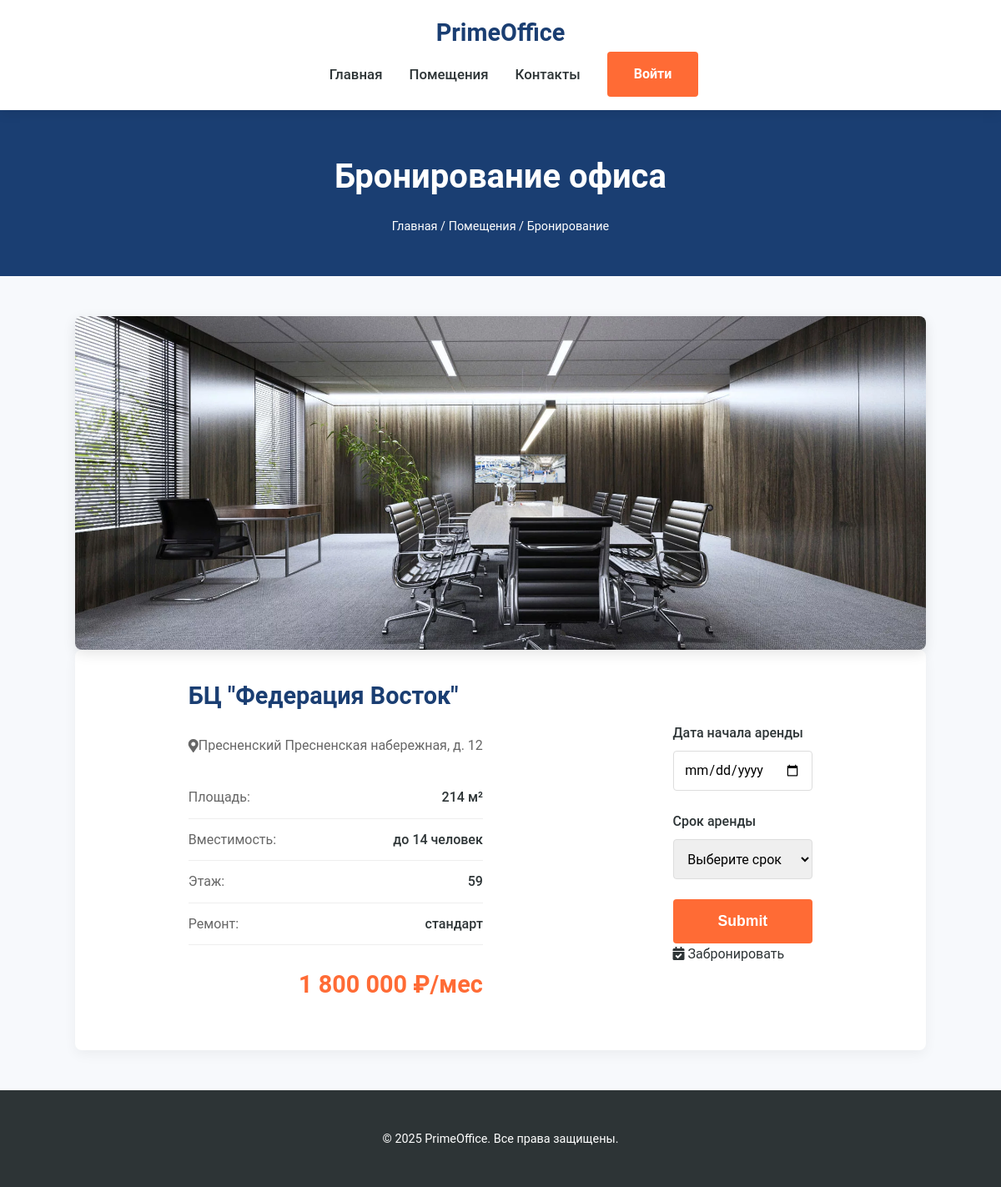
Page /office_book.php?office=6 on the committed database.
### tables this page shows
CREATE TABLE `offices` (
  `id` int NOT NULL,
  `business_center` varchar(32) NOT NULL,
  `office_addres` varchar(96) NOT NULL,
  `office_area` varchar(32) NOT NULL,
  `office_square` varchar(32) NOT NULL,
  `office_repair` varchar(32) NOT NULL,
  `office_floor` int NOT NULL,
  `office_capacity` int NOT NULL,
  `office_rent` varchar(32) NOT NULL,
  `image_path` varchar(32) NOT NULL
);

### public/office_book.php (the view, shortened to what this page needs)
<?php
include "db.php";
include "header.php";
?>
<!DOCTYPE html>
<html lang="ru">
<head>
    <link rel="stylesheet" href="https://cdnjs.cloudflare.com/ajax/libs/font-awesome/5.15.3/css/all.min.css">
</head>
<body>
    <section class="page-header">
        <div class="container">
            <h1>Бронирование офиса</h1>
            <div class="breadcrumbs">
                <a href="index.php">Главная</a> /
                <a href="offices.php">Помещения</a> /
                <span>Бронирование</span>
            </div>
        </div>
    </section>
    <div class="container">
        <?php
            $id = $_GET['office'];
                $stm=$pdo->query("SELECT * FROM `offices` WHERE id='$id'");
                $office=$stm->fetch();?>
        <div class="booking-container">
            <div class="office-gallery">
                <img src=".\images\office\<?=$office['image_path']?>" alt="Офис в <?=$office['business_center']?>"
                     class="main-image">
            </div>
            <div class="office-block">
                <div class="office-details">
                <h2 class="office-title"><?='БЦ "'.$office['business_center'].'"'?></h2>
                <div class="office-location">
                    <i class="fas fa-map-marker-alt"></i><?=$office['office_area'].' '.$office['office_addres']?>
                </div>
                <div class="office-features">
                    <div class="feature-item">
                        <span class="feature-name">Площадь:</span>
                        <span class="feature-value"><?=$office['office_square']?> м²</span>
                    </div>
                    <div class="feature-item">
                        <span class="feature-name">Вместимость:</span>
                        <span class="feature-value">до <?=$office['office_capacity']?> человек</span>
                    </div>
                    <div class="feature-item">
                        <span class="feature-name">Этаж:</span>
                        <span class="feature-value"><?=$office['office_floor']?></span>
                    </div>
                    <div class="feature-item">
                        <span class="feature-name">Ремонт:</span>
                        <span class="feature-value"><?=$office['office_repair']?></span>
                    </div>
                </div>
                <div class="office-price"><?=$office['office_rent']?> ₽/мес</div>
                </div>
                <div class="booking-form">
                    <form method="post" action="book_action.php?office=<?=$id?>">
                        <div class="form-group">
                            <label for="startDate">Дата начала аренды</label>
                            <input type="date" name="start_date" required>
                        </div>
                        <div class="form-group">
                            <label for="period">Срок аренды</label>
                            <select name="period" required>
                                <option value="">Выберите срок</option>
                            </select>
                        </div>
                        <input type="submit" class="btn">
                            <i class="fas fa-calendar-check"></i> Забронировать
                    </form>
                </div>
            </div>
        </div>
    </div>
    <?php include "footer.php"; ?>
</body>
</html>

### public/header.php (style rules this page uses)
:root { --primary-color: #1a3e72; --secondary-color: #ff6b35; --accent-color: #004e89; --light-color: #f7f9fc; --dark-color: #2d3436; }
body { font-family: 'Roboto', 'Helvetica Neue', Arial, sans-serif; margin: 0; padding: 0; color: var(--dark-color); line-height: 1.6; }
.container { width: 85%; max-width: 1200px; margin: 0 auto; }

### public/office_book.php (style rules this page uses)
:root { --primary-color: #1a3e72; --secondary-color: #ff6b35; --light-color: #f7f9fc; --dark-color: #2d3436; }
body { font-family: 'Roboto', 'Helvetica Neue', Arial, sans-serif; margin: 0; padding: 0; color: var(--dark-color); line-height: 1.6; background-color: var(--light-color); }
.container { width: 85%; max-width: 1200px; margin: 0 auto; }
.page-header { background-color: var(--primary-color); color: white; padding: 3rem 0; text-align: center; }
.page-header h1 { font-size: 2.5rem; margin: 0; }
.breadcrumbs { margin-top: 1rem; font-size: 0.9rem; }
.breadcrumbs a { color: white; text-decoration: none; }
.booking-container { padding: 3rem 0; }
.office-gallery { position: relative; }
.main-image { width: 100%; height: 400px; object-fit: cover; border-radius: 8px; box-shadow: 0 5px 15px rgba(0,0,0,0.1); }
.office-block { background: white; padding: 2rem; border-radius: 8px; box-shadow: 0 5px 15px rgba(0,0,0,0.05); height: fit-content; display: flex; flex-wrap: wrap; justify-content: space-around; gap: 20px; }
.office-title { font-size: 1.8rem; color: var(--primary-color); margin-top: 0; }
.office-location { display: flex; align-items: center; margin: 1rem 0; color: #666; }
.office-features { margin: 1.5rem 0; }
.feature-item { display: flex; justify-content: space-between; padding: 0.75rem 0; border-bottom: 1px solid #eee; }
.feature-name { color: #666; }
.feature-value { font-weight: 500; }
.office-price { font-size: 1.8rem; font-weight: 700; color: var(--secondary-color); margin: 1.5rem 0; text-align: right; }
.booking-form { display: flex; align-content: center; flex-wrap: wrap; }
.form-group { margin-bottom: 1.5rem; }
.form-group label { display: block; margin-bottom: 0.5rem; font-weight: 500; }
.form-group input, .form-group select { width: 100%; padding: 0.8rem; border: 1px solid #ddd; border-radius: 4px; font-family: inherit; font-size: 1rem; }
.btn { display: block; width: 100%; background-color: var(--secondary-color); color: white; padding: 1rem; border-radius: 4px; text-decoration: none; font-weight: 600; transition: all 0.3s; border: none; cursor: pointer; font-size: 1.1rem; text-align: center; }

### public/footer.php (style rules this page uses)
:root { --primary-color: #1a3e72; --secondary-color: #ff6b35; --accent-color: #004e89; --light-color: #f7f9fc; --dark-color: #2d3436; }
body { font-family: 'Roboto', 'Helvetica Neue', Arial, sans-serif; margin: 0; padding: 0; color: var(--dark-color); line-height: 1.6; }

### rows in the picture
offices: image_path (picture), business_center "Федерация Восток", office_area "Пресненский", office_addres "Пресненская набережная, д. 12", office_square "214", office_capacity "14", office_floor "59", office_repair "стандарт", office_rent "1 800 000"
